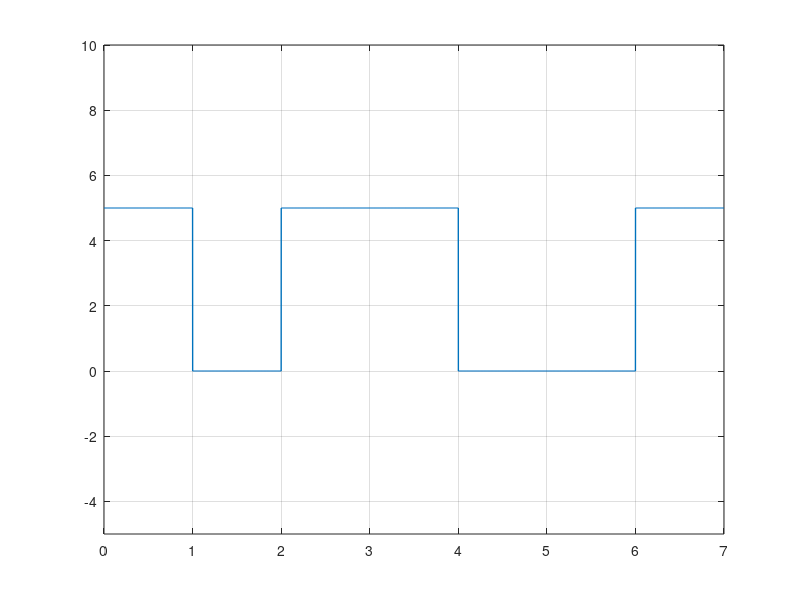

Source code (MATLAB):
clear all;
close all;

bits = [1 0 1 1 0 0 1];

#modulation
bitrate  = 1;
voltage  = 5;
samplingRate = 1000;
samplingTime = 1/samplingRate;
endTime = length(bits)/bitrate;
time = 0:samplingTime:endTime;
index = 1;
for i=1:length(time)
  if(bits(index)==1)
    modulation(i) = voltage;
  else
    modulation(i) = 0;
  endif
  if(bitrate*time(i)>=index)
  index=index+1;
  endif
endfor
plot(time, modulation, "LineWidth", 1);
axis([0 endTime -5 voltage+5]);
grid on;


%demodulation
index = 1;
for i=1:length(modulation)
  if(modulation(i) == voltage)
    demodulation(index) = 1;
   else
    demodulation(index) = 0;
  endif
  if(bitrate*time(i)>=index)
  index+=1;
endif
endfor
disp(demodulation);

